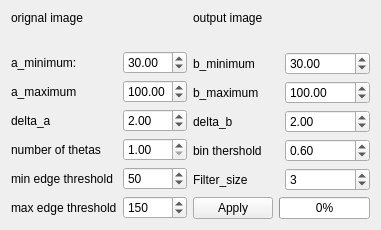
          <widget class="QWidget" name="ellipse">
           <attribute name="title">
            <string>Ellipse</string>
           </attribute>
           <layout class="QGridLayout" name="gridLayout_15">
            <item row="0" column="0">
             <layout class="QHBoxLayout" name="horizontalLayout_21" stretch="1,1">
              <item>
               <layout class="QVBoxLayout" name="verticalLayout_17">
                <item>
                 <layout class="QVBoxLayout" name="verticalLayout_16" stretch="1,0">
                  <item>
                   <widget class="QLabel" name="label_org_ellipse">
                    <property name="sizePolicy">
                     <sizepolicy hsizetype="Preferred" vsizetype="Fixed">
                      <horstretch>0</horstretch>
                      <verstretch>0</verstretch>
                     </sizepolicy>
                    </property>
                    <property name="text">
                     <string>orignal image</string>
                    </property>
                   </widget>
                  </item>
                  <item>
                   <widget class="QLabel" name="orig_img_ellipse">
                    <property name="text">
                     <string/>
                    </property>
                   </widget>
                  </item>
                 </layout>
                </item>
                <item>
                 <layout class="QGridLayout" name="gridLayout_23">
                  <item row="0" column="0">
                   <widget class="QLabel" name="label_21">
                    <property name="text">
                     <string>a_minimum:</string>
                    </property>
                   </widget>
                  </item>
                  <item row="0" column="1">
                   <widget class="QDoubleSpinBox" name="doubleSpinBox_a_min">
                    <property name="maximum">
                     <double>300.000000000000000</double>
                    </property>
                    <property name="value">
                     <double>30.000000000000000</double>
                    </property>
                   </widget>
                  </item>
                  <item row="1" column="0">
                   <widget class="QLabel" name="label_26">
                    <property name="text">
                     <string>a_maximum</string>
                    </property>
                   </widget>
                  </item>
                  <item row="1" column="1">
                   <widget class="QDoubleSpinBox" name="doubleSpinBox_a_max">
                    <property name="maximum">
                     <double>300.000000000000000</double>
                    </property>
                    <property name="value">
                     <double>100.000000000000000</double>
                    </property>
                   </widget>
                  </item>
                  <item row="2" column="0">
                   <widget class="QLabel" name="label_27">
                    <property name="text">
                     <string>delta_a</string>
                    </property>
                   </widget>
                  </item>
                  <item row="2" column="1">
                   <widget class="QDoubleSpinBox" name="doubleSpinBox_delta_a">
                    <property name="minimum">
                     <double>1.000000000000000</double>
                    </property>
                    <property name="maximum">
                     <double>100.000000000000000</double>
                    </property>
                    <property name="value">
                     <double>2.000000000000000</double>
                    </property>
                   </widget>
                  </item>
                  <item row="3" column="0">
                   <widget class="QLabel" name="label_40">
                    <property name="text">
                     <string>number of thetas</string>
                    </property>
                   </widget>
                  </item>
                  <item row="3" column="1">
                   <widget class="QDoubleSpinBox" name="doubleSpinBox_theta_num">
                    <property name="minimum">
                     <double>1.000000000000000</double>
                    </property>
                    <property name="maximum">
                     <double>360.000000000000000</double>
                    </property>
                    <property name="singleStep">
                     <double>20.000000000000000</double>
                    </property>
                   </widget>
                  </item>
                  <item row="4" column="0">
                   <widget class="QLabel" name="label_43">
                    <property name="text">
                     <string>min edge threshold</string>
                    </property>
                   </widget>
                  </item>
                  <item row="4" column="1">
                   <widget class="QSpinBox" name="min_edge_th_ellipse">
                    <property name="value">
                     <number>50</number>
                    </property>
                   </widget>
                  </item>
                  <item row="5" column="0">
                   <widget class="QLabel" name="label_44">
                    <property name="text">
                     <string>max edge threshold</string>
                    </property>
                   </widget>
                  </item>
                  <item row="5" column="1">
                   <widget class="QSpinBox" name="max_edge_th_ellipse">
                    <property name="maximum">
                     <number>200</number>
                    </property>
                    <property name="value">
                     <number>150</number>
                    </property>
                   </widget>
                  </item>
                 </layout>
                </item>
               </layout>
              </item>
              <item>
               <layout class="QVBoxLayout" name="verticalLayout_4" stretch="1,0">
                <item>
                 <layout class="QVBoxLayout" name="verticalLayout_18">
                  <item>
                   <widget class="QLabel" name="label_out_ellipse">
                    <property name="sizePolicy">
                     <sizepolicy hsizetype="Preferred" vsizetype="Fixed">
                      <horstretch>0</horstretch>
                      <verstretch>0</verstretch>
                     </sizepolicy>
                    </property>
                    <property name="text">
                     <string>output image</string>
                    </property>
                   </widget>
                  </item>
                  <item>
                   <widget class="QLabel" name="output_img_ellipse">
                    <property name="text">
                     <string/>
                    </property>
                   </widget>
                  </item>
                 </layout>
                </item>
                <item>
                 <layout class="QGridLayout" name="gridLayout_24">
                  <item row="0" column="0">
                   <widget class="QLabel" name="label_37">
                    <property name="text">
                     <string>b_minimum</string>
                    </property>
                   </widget>
                  </item>
                  <item row="0" column="1">
                   <widget class="QDoubleSpinBox" name="doubleSpinBox_b_min">
                    <property name="maximum">
                     <double>300.000000000000000</double>
                    </property>
                    <property name="value">
                     <double>30.000000000000000</double>
                    </property>
                   </widget>
                  </item>
                  <item row="1" column="0">
                   <widget class="QLabel" name="label_38">
                    <property name="text">
                     <string>b_maximum</string>
                    </property>
                   </widget>
                  </item>
                  <item row="1" column="1">
                   <widget class="QDoubleSpinBox" name="doubleSpinBox_b_max">
                    <property name="maximum">
                     <double>300.000000000000000</double>
                    </property>
                    <property name="value">
                     <double>100.000000000000000</double>
                    </property>
                   </widget>
                  </item>
                  <item row="2" column="0">
                   <widget class="QLabel" name="label_39">
                    <property name="text">
                     <string>delta_b</string>
                    </property>
                   </widget>
                  </item>
                  <item row="2" column="1">
                   <widget class="QDoubleSpinBox" name="doubleSpinBox_delta_b">
                    <property name="minimum">
                     <double>1.000000000000000</double>
                    </property>
                    <property name="maximum">
                     <double>100.000000000000000</double>
                    </property>
                    <property name="value">
                     <double>2.000000000000000</double>
                    </property>
                   </widget>
                  </item>
                  <item row="3" column="0">
                   <widget class="QLabel" name="label_41">
                    <property name="text">
                     <string>bin thershold</string>
                    </property>
                   </widget>
                  </item>
                  <item row="3" column="1">
                   <widget class="QDoubleSpinBox" name="doubleSpinBox_bin_th">
                    <property name="maximum">
                     <double>1.000000000000000</double>
                    </property>
                    <property name="value">
                     <double>0.600000000000000</double>
                    </property>
                   </widget>
                  </item>
                  <item row="4" column="0">
                   <widget class="QLabel" name="label_42">
                    <property name="text">
                     <string>Filter_size</string>
                    </property>
                   </widget>
                  </item>
                  <item row="4" column="1">
                   <widget class="QSpinBox" name="ellipse_filter_size">
                    <property name="value">
                     <number>3</number>
                    </property>
                   </widget>
                  </item>
                  <item row="5" column="0" colspan="2">
                   <layout class="QHBoxLayout" name="horizontalLayout_15">
                    <item>
                     <widget class="QPushButton" name="apply_ellipse">
                      <property name="sizePolicy">
                       <sizepolicy hsizetype="Expanding" vsizetype="Fixed">
                        <horstretch>0</horstretch>
                        <verstretch>0</verstretch>
                       </sizepolicy>
                      </property>
                      <property name="text">
                       <string>Apply</string>
                      </property>
                     </widget>
                    </item>
                    <item>
                     <widget class="QProgressBar" name="progressBar_ellipse">
                      <property name="value">
                       <number>0</number>
                      </property>
                     </widget>
                    </item>
                   </layout>
                  </item>
                 </layout>
                </item>
               </layout>
              </item>
             </layout>
            </item>
           </layout>
          </widget>
